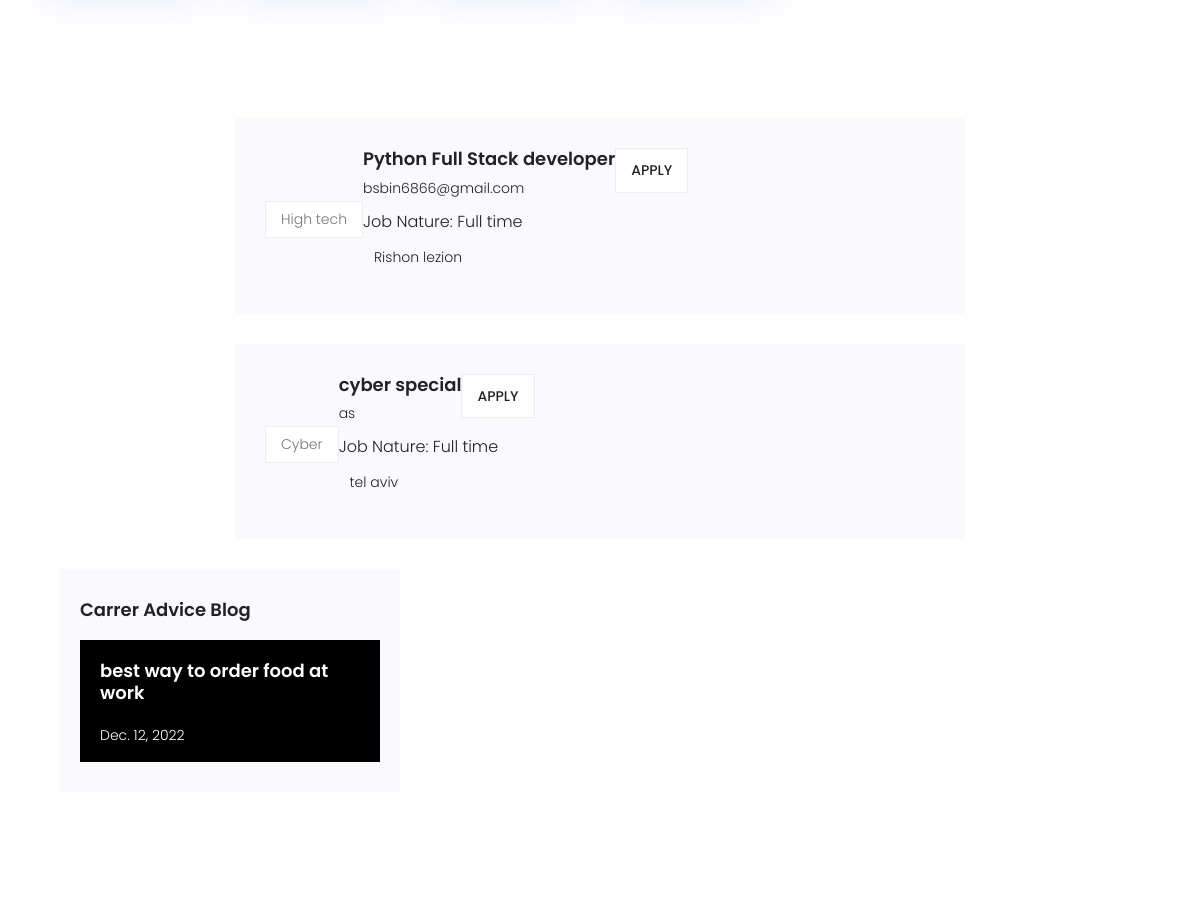
Before: / (middle part) with the older database file.
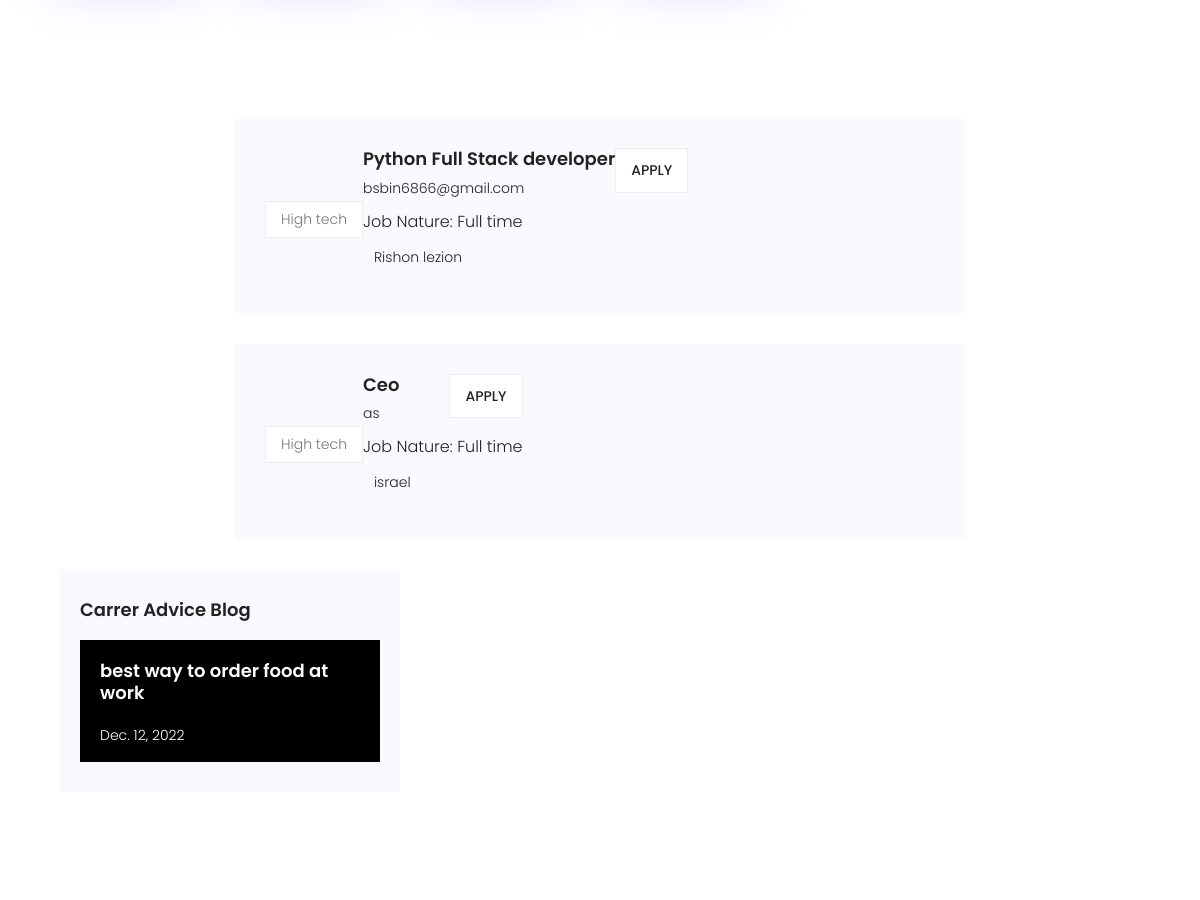
After: the same page with the newer database file.
### jobs_app/models.py (models this page shows)
class Resume(models.Model):
    user = models.ForeignKey(User,on_delete=models.CASCADE)
    category = models.ForeignKey(Category,models.CASCADE)
    img = models.ImageField(upload_to='media/resume_images')
    job = models.CharField(max_length=200)
    gender = models.CharField(max_length=150)
    age = models.FloatField()
    phone = models.FloatField()
    location = models.CharField(max_length=200)
    class Meta:
        verbose_name_plural = '2. Resume'

class Category(models.Model):
    title = models.CharField(max_length=150)
    img = models.ImageField(upload_to='media/category_images')
    class Meta:
        verbose_name_plural = '1. Category'

class Blog(models.Model):
    user = models.ForeignKey(User,on_delete=models.CASCADE)
    category = models.ForeignKey(BlogCategory,db_constraint=False,on_delete=models.DO_NOTHING)
    title = models.CharField(max_length=400)
    img = models.ImageField(upload_to='media/blog_images')
    context = models.TextField(blank=True)
    created_at = models.DateField()
    class Meta:
        verbose_name_plural = 'A15. Blog Post'

### jobs_app/views.py (the view)
# urls.py: path('',views.index,name='index'),
def index(request):
    user = request.user
    user_resume = Resume.objects.all()[:10]
    catergory = Category.objects.all()
    blogs = Blog.objects.all()[:3]
    return render(request, 'index.html', {'user':user,'resume':user_resume,'category':catergory,'blogs':blogs})

### jobs_project/templates/index.html (shortened to what this page needs)
{% extends 'base.html' %}
{% load static %}
{% block content %}
<!DOCTYPE html>
    <body>
        <section class="post-area section-gap">
            <div class="container">
                <div class="row justify-content-center d-flex">
                    <div class="col-lg-8 post-list">
                        {% for r in resume %}
                        <div class="single-post d-flex flex-row">
                            <div class="thumb">
                                <ul class="tags">
                                    <li>
                                        <a href="/category/{{r.category.title}}">{{r.category.title}}</a>
                                    </li>
                                </ul>
                            </div>
                            <div class="details">
                                <div class="title d-flex flex-row justify-content-between">
                                    <div class="titles">
                                        <a href="/profile/{{r.user}}"><h4>{{r.job}}</h4></a>
                                        <h6>{{r.user}}</h6>
                                    </div>
                                    <ul class="btns">
                                        <li><a href="/apply/{{r.user.id}}">Apply</a></li>
                                    </ul>
                                </div>
                                <h5>Job Nature: Full time</h5>
                                <p class="address"><span class="lnr lnr-map"></span>{{r.location}}</p>
                            </div>
                        </div>
                    {% endfor %}
                    </div>
                    </div>
                    <div class="col-lg-4 sidebar">
                        {% for blog in blogs %}
                        <div class="single-slidebar">
                            <h4>Carrer Advice Blog</h4>
                            <div class="blog-list">
                                <div class="single-blog " style="background:#000 url(img/blog1.jpg);">
                                    <a href="/blog/{{blog.id}}"><h4>{{blog.title}}<br></h4></a>
                                    <div class="meta justify-content-between d-flex">
                                        <p>
                                            {{blog.created_at}}
                                        </p>
                                    </div>
                                </div>
                            </div>
                        </div>
                        {% endfor %}
                    </div>
                </div>
        </section>
    {% endblock %}

Changed rows visible on the page:
removed Resume: category "Cyber", job "cyber special", user "as", location "tel aviv"
added Resume: category "High tech", job "Ceo", user "as", location "israel"
